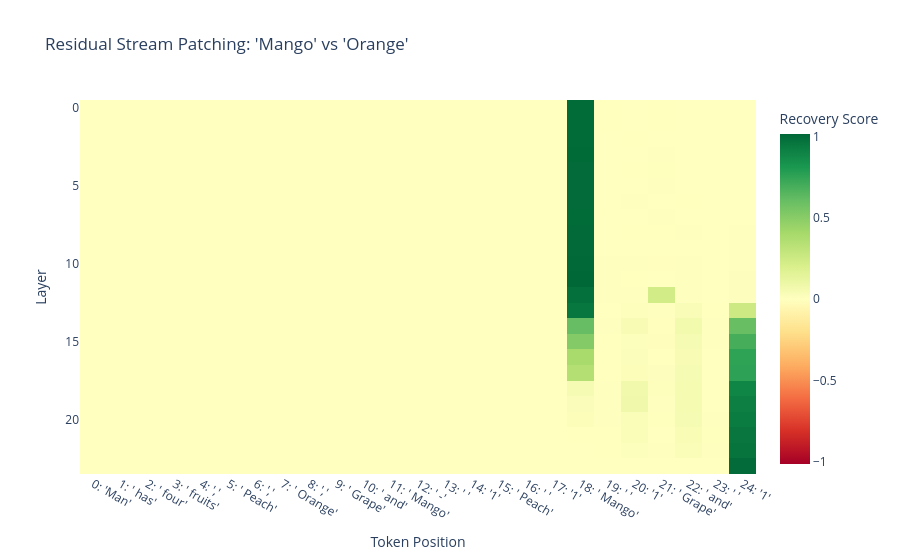

The notebook cell saved with this chart:
### Markdown cell above
### Layer Sweep: Patching the Residual Stream

We now patch the clean residual-stream activation from the final token position into the corrupted run, one layer at a time.

For each layer:
- take `hook_resid_post` from the clean prompt
- replace the corrupted activation at the final position
- run the model forward from that intervention
- measure the final-token logit difference and recovery score

This tests which layers contain information that is sufficient to restore the clean answer preference.

If patching a layer produces high recovery, that suggests the residual stream at that layer carries information relevant to the “remaining item” computation. If recovery stays near zero, then patching that layer does little to restore the clean behavior.

### Code cell
results_all = ResidualStreamPatchingHeatMap(model, clean_cache, corrupted_prompt, stats, position="each", plot_heatmap=True)

### Figure 1 — Plotly figure (JSON) as saved in the notebook; plotly's stock layout.template omitted (floating-point values rounded to 4 significant figures; data arrays with more than 128 entries replaced by an {"elided": "..."} marker saying what was removed)
{"data": [{"coloraxis": "coloraxis", "hovertemplate": "Token Position: %{x}<br>Layer: %{y}<br>Recovery Score: %{z}<extra></extra>", "name": "0", "type": "heatmap", "x": ["0: 'Man'", "1: ' has'", "2: ' four'", "3: ' fruits'", "4: ','", "5: ' Peach'", "6: ','", "7: ' Orange'", "8: ','", "9: ' Grape'", "10: ' and'", "11: ' Mango'", "12: ' -'", "13: ' '", "14: '1'", "15: ' Peach'", "16: ' '", "17: '1'", "18: ' Mango'", "19: ' '", "20: '1'", "21: ' Grape'", "22: ' and'", "23: ' '", "24: '1'"], "xaxis": "x", "y": [0, 1, 2, 3, 4, 5, 6, 7, 8, 9, 10, 11, 12, 13, 14, 15, 16, 17, 18, 19, 20, 21, 22, 23], "yaxis": "y", "z": {"elided": "24x25 float values"}}], "layout": {"coloraxis": {"cmid": 0, "colorbar": {"title": {"text": "Recovery Score"}}, "colorscale": [[0, "rgb(165,0,38)"], [0.1, "rgb(215,48,39)"], [0.2, "rgb(244,109,67)"], [0.3, "rgb(253,174,97)"], [0.4, "rgb(254,224,139)"], [0.5, "rgb(255,255,191)"], [0.6, "rgb(217,239,139)"], [0.7, "rgb(166,217,106)"], [0.8, "rgb(102,189,99)"], [0.9, "rgb(26,152,80)"], [1, "rgb(0,104,55)"]]}, "title": {"text": "Residual Stream Patching: 'Mango' vs 'Orange'"}, "xaxis": {"anchor": "y", "domain": [0, 1], "title": {"text": "Token Position"}}, "yaxis": {"anchor": "x", "autorange": "reversed", "domain": [0, 1], "title": {"text": "Layer"}}}}
